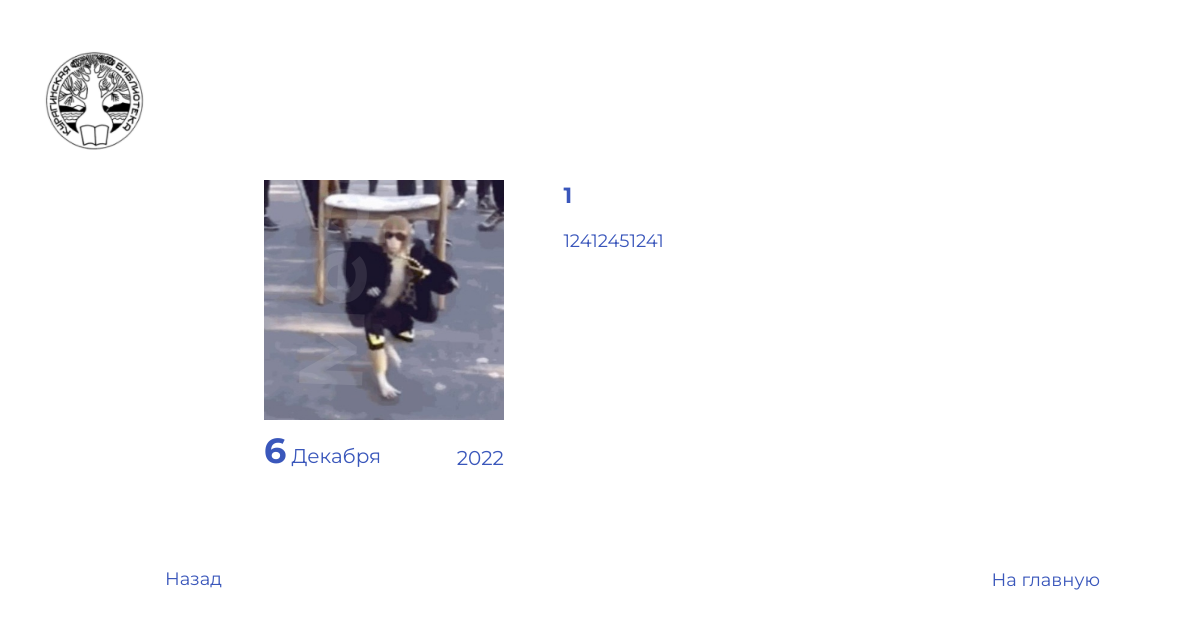
The page /events/4 on the database its author committed.
### events/models.py (models this page shows, shortened)
class Event(models.Model):
    title = models.CharField('Наименование мероприятия', max_length=250)
    main_info = models.TextField("Информация по мероприятию")
    date = models.DateField('Дата проведения')
    image = models.ImageField('Изображение', upload_to="events/")
    month = ''
    edited_info = ''
    class Meta:
        verbose_name = "Мероприятие"
        verbose_name_plural = "Мероприятия"

### events/views.py (the view)
# urls.py: path('<int:pk>', views.EventDetailView.as_view(), name="event_detail"),
class EventDetailView(DetailView):
    model = Event
    template_name = 'events/eventsCard.html'
    context_object_name = "event"
    def get_object(self, queryset=None):
        obj = super(EventDetailView, self).get_object(queryset=queryset)
        obj.month = month_determination(obj.date.month)
        obj.edited_info = info_editor(obj.main_info)
        return obj

### events/views.py (called while the page is built)
def month_determination(month: int):
    months = {1: "Января",
             2: "Февраля",
             3: "Марта",
             4: "Апреля",
             5: "Мая",
             6: "Июня",
             7: "Июля",
             8: "Августа",
             9: "Сентября",
             10: "Октября",
             11: "Ноября",
             12: "Декабря",
             }
    return months[month]

def info_editor(info: str):
    text = info.split("\n")
    for _ in text:
        _ = '<p class="eventCard__text">' + _ + '</p>'
    return text

### events/templates/events/eventsCard.html (shortened to what this page needs)
<!DOCTYPE html>
<html lang="ru">
{% load static %}
<head>
    <link rel="stylesheet" href="{% static 'kurlib/css/reset.css' %}">
    <link rel="stylesheet" href="{% static 'kurlib/css/container.css' %}">
    <link rel="stylesheet" href="{% static 'kurlib/css/title.css' %}">
    <link rel="stylesheet" href="{% static 'kurlib/css/img-out.css' %}">
    <link rel="stylesheet" href="{% static 'kurlib/css/logo.css' %}">
    <link rel="stylesheet" href="{% static 'kurlib/css/menu.css' %}">
    <link rel="stylesheet" href="{% static 'kurlib/css/header.css' %}">
    <link rel="stylesheet" href="{% static 'kurlib/css/eventsCard.css' %}">
    <link rel="stylesheet" href="{% static 'kurlib/css/arrow.css' %}">
    <link rel="stylesheet" href="{% static 'kurlib/css/footer.css' %}">
    <link rel="stylesheet" href="{% static 'kurlib/css/media.css' %}">
</head>
<body>
    <header class="header header--about header--with-mob-top">
            <div class="general__header-top">
                <div class="header--left__name">
                    <h5 class="title title--left header--left__title  events__title--left">Мероприятия</h5>
                </div>
                <img class="logo logo--left" src="{% static 'kurlib/images/logo/logo__img.png' %}" alt="">
            </div>
    </header>
    <main>
        <section class="eventCard">
            <div class="eventCard__right">
                <img class="eventCard__img" src="{{event.image.url}}" alt="">
                <div class="eventCard__data">
                    <p class="eventCard__data-day"><span class="eventCard__data-num">{{event.date.day}}</span>
                        {{event.month}}</p>
                    <p class="eventCard__data-year">{{event.date.year}}</p>
                </div>
            </div>
            <div class="eventCard__left">
                <h3 class="subtitle eventCard__subtitle">{{event.title}}</h3>
                {% for block in event.edited_info %}
                    <p class="eventCard__text">{{block}}</p>
                {% endfor %}
            </div>
        </section>
    </main>
    <footer class="footer2">
        <div class="container container--left-big container--media-events">
            <div class="footer2-card__links">
                <div class="footer2-card__link-with-img">
                    <img class="footer2-card__link-img" src="{% static 'kurlib/images/arrows/arrow__back.png' %}" alt="">
                    <a class="footer2-card__link footer2-card__link--blue" href=".">Назад</a>
                </div>
                <a class="footer2-card__link footer2-card__link--blue" href="{% url 'index' %}">На главную</a>
            </div>
        </div>
    </footer>
</body>
</html>

### rows shown on the page
Event: image (picture), date.day "6", month "Декабря", date.year "2022", title "1", edited_info "12412451241"
